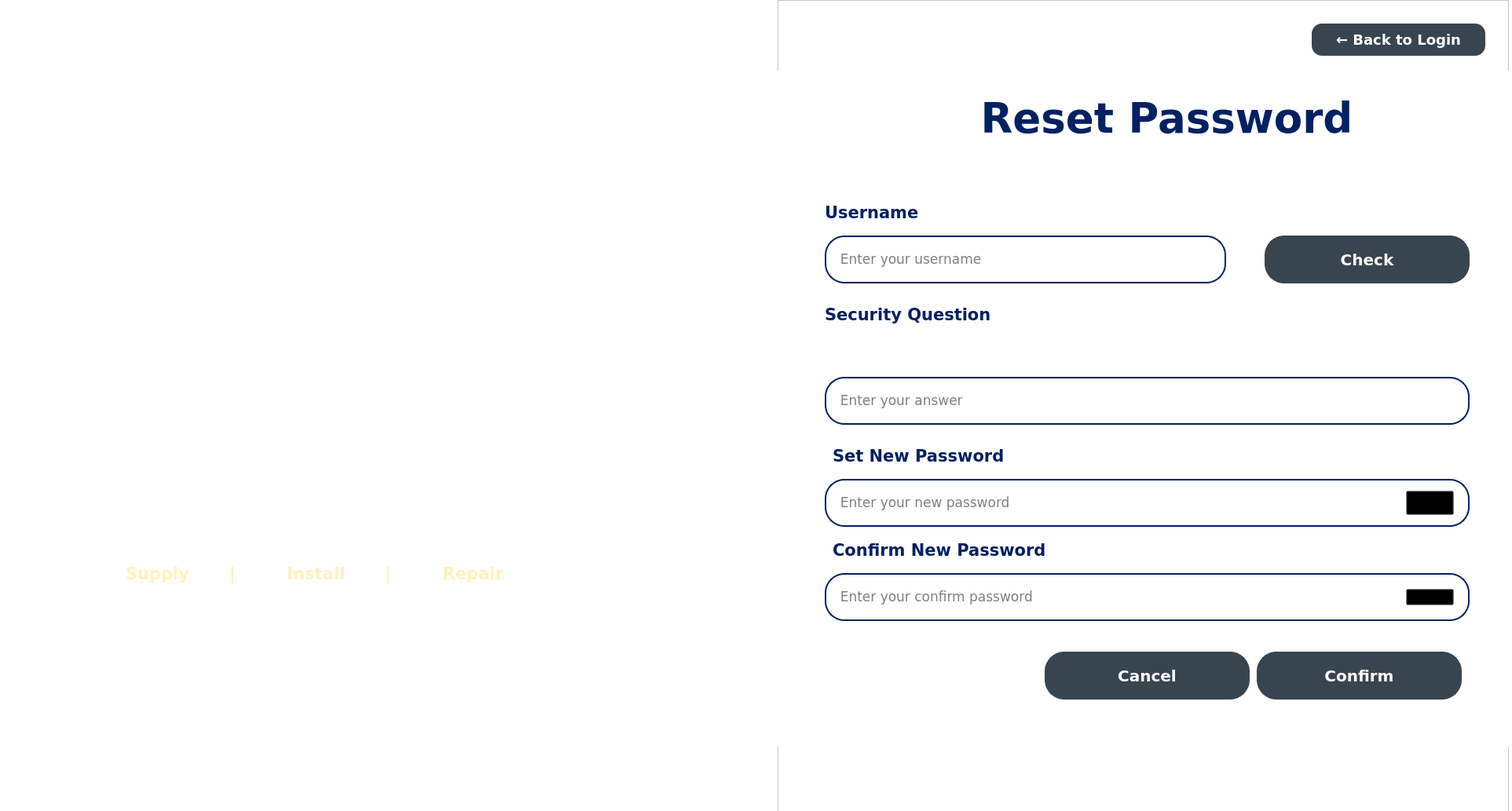
<?xml version="1.0" encoding="UTF-8"?>
<ui version="4.0">
 <class>ForgotPass</class>
 <widget class="QWidget" name="ForgotPass">
  <property name="geometry">
   <rect>
    <x>0</x>
    <y>0</y>
    <width>1925</width>
    <height>1033</height>
   </rect>
  </property>
  <property name="windowTitle">
   <string>Form</string>
  </property>
  <property name="styleSheet">
   <string notr="true">background-color:white;</string>
  </property>
  <widget class="QFrame" name="frame">
   <property name="geometry">
    <rect>
     <x>990</x>
     <y>0</y>
     <width>931</width>
     <height>1041</height>
    </rect>
   </property>
   <property name="frameShape">
    <enum>QFrame::StyledPanel</enum>
   </property>
   <property name="frameShadow">
    <enum>QFrame::Raised</enum>
   </property>
   <widget class="QStackedWidget" name="stackedWidget_forgotPass">
    <property name="geometry">
     <rect>
      <x>0</x>
      <y>90</y>
      <width>931</width>
      <height>861</height>
     </rect>
    </property>
    <property name="styleSheet">
     <string notr="true">background-color:white;</string>
    </property>
    <property name="currentIndex">
     <number>2</number>
    </property>
    <widget class="QWidget" name="enter_contact"/>
    <widget class="QWidget" name="enter_verification"/>
    <widget class="QWidget" name="page">
     <widget class="QFrame" name="frame_4">
      <property name="geometry">
       <rect>
        <x>20</x>
        <y>30</y>
        <width>901</width>
        <height>811</height>
       </rect>
      </property>
      <property name="styleSheet">
       <string notr="true">background: transparent;</string>
      </property>
      <property name="frameShape">
       <enum>QFrame::StyledPanel</enum>
      </property>
      <property name="frameShadow">
       <enum>QFrame::Raised</enum>
      </property>
      <widget class="QLabel" name="label_9">
       <property name="geometry">
        <rect>
         <x>140</x>
         <y>-10</y>
         <width>671</width>
         <height>81</height>
        </rect>
       </property>
       <property name="font">
        <font>
         <family>Verdana</family>
         <pointsize>40</pointsize>
         <weight>87</weight>
         <bold>true</bold>
        </font>
       </property>
       <property name="styleSheet">
        <string notr="true">color: #022162;
font-weight: 700;
font-family: &quot;Verdana&quot;, sans-serif; 
background: transparent;</string>
       </property>
       <property name="text">
        <string>Reset Password</string>
       </property>
       <property name="alignment">
        <set>Qt::AlignCenter</set>
       </property>
      </widget>
      <widget class="QLabel" name="setNewPass_2">
       <property name="geometry">
        <rect>
         <x>50</x>
         <y>430</y>
         <width>761</width>
         <height>61</height>
        </rect>
       </property>
       <property name="font">
        <font>
         <family>Verdana</family>
         <pointsize>16</pointsize>
         <weight>87</weight>
         <bold>true</bold>
        </font>
       </property>
       <property name="styleSheet">
        <string notr="true">color: #022162;
font-weight: 700;
font-family: &quot;Verdana&quot;, sans-serif; 
background: transparent;</string>
       </property>
       <property name="text">
        <string>Set New Password</string>
       </property>
      </widget>
      <widget class="QLineEdit" name="setNewPass">
       <property name="geometry">
        <rect>
         <x>40</x>
         <y>490</y>
         <width>821</width>
         <height>61</height>
        </rect>
       </property>
       <property name="font">
        <font>
         <family>Verdana</family>
         <pointsize>13</pointsize>
        </font>
       </property>
       <property name="styleSheet">
        <string notr="true">border: 2px solid #022162; 
border-radius: 25px; 
padding: 5px;
font-family: &quot;Verdana&quot;, sans-serif; </string>
       </property>
       <property name="placeholderText">
        <string>  Enter your new password</string>
       </property>
      </widget>
      <widget class="QPushButton" name="pushButton_confirmPass_reset">
       <property name="geometry">
        <rect>
         <x>590</x>
         <y>710</y>
         <width>261</width>
         <height>61</height>
        </rect>
       </property>
       <property name="font">
        <font>
         <family>Verdana</family>
         <pointsize>15</pointsize>
         <weight>87</weight>
         <bold>true</bold>
        </font>
       </property>
       <property name="styleSheet">
        <string notr="true">border: 2px solid #374550; 
border-radius: 25px; 
padding: 5px; 
font-weight: 700;
font-family: &quot;Verdana&quot;, sans-serif; 
background-color: #374550; 
color: white;</string>
       </property>
       <property name="text">
        <string>Confirm</string>
       </property>
      </widget>
      <widget class="QLabel" name="confirmPass">
       <property name="geometry">
        <rect>
         <x>50</x>
         <y>550</y>
         <width>761</width>
         <height>61</height>
        </rect>
       </property>
       <property name="font">
        <font>
         <family>Verdana</family>
         <pointsize>16</pointsize>
         <weight>87</weight>
         <bold>true</bold>
        </font>
       </property>
       <property name="styleSheet">
        <string notr="true">color: #022162;
font-weight: 700;
font-family: &quot;Verdana&quot;, sans-serif; 
background: transparent;</string>
       </property>
       <property name="text">
        <string>Confirm New Password</string>
       </property>
      </widget>
      <widget class="QLineEdit" name="confirmNewPass">
       <property name="geometry">
        <rect>
         <x>40</x>
         <y>610</y>
         <width>821</width>
         <height>61</height>
        </rect>
       </property>
       <property name="font">
        <font>
         <family>Verdana</family>
         <pointsize>13</pointsize>
        </font>
       </property>
       <property name="styleSheet">
        <string notr="true">border: 2px solid #022162; 
border-radius: 25px; 
padding: 5px;
font-family: &quot;Verdana&quot;, sans-serif; </string>
       </property>
       <property name="placeholderText">
        <string>  Enter your confirm password</string>
       </property>
      </widget>
      <widget class="QLineEdit" name="securityAnswerField">
       <property name="geometry">
        <rect>
         <x>40</x>
         <y>360</y>
         <width>821</width>
         <height>61</height>
        </rect>
       </property>
       <property name="font">
        <font>
         <family>Verdana</family>
         <pointsize>13</pointsize>
        </font>
       </property>
       <property name="styleSheet">
        <string notr="true">border: 2px solid #022162; 
border-radius: 25px; 
padding: 5px;
font-family: &quot;Verdana&quot;, sans-serif; </string>
       </property>
       <property name="placeholderText">
        <string>  Enter your answer</string>
       </property>
      </widget>
      <widget class="QLabel" name="label_secQuestionText">
       <property name="geometry">
        <rect>
         <x>40</x>
         <y>250</y>
         <width>761</width>
         <height>61</height>
        </rect>
       </property>
       <property name="font">
        <font>
         <family>Verdana</family>
         <pointsize>16</pointsize>
         <weight>87</weight>
         <bold>true</bold>
        </font>
       </property>
       <property name="styleSheet">
        <string notr="true">color: #022162;
font-weight: 700;
font-family: &quot;Verdana&quot;, sans-serif; 
background: transparent;</string>
       </property>
       <property name="text">
        <string>Security Question</string>
       </property>
      </widget>
      <widget class="QLineEdit" name="checkUser">
       <property name="geometry">
        <rect>
         <x>40</x>
         <y>180</y>
         <width>511</width>
         <height>61</height>
        </rect>
       </property>
       <property name="font">
        <font>
         <family>Verdana</family>
         <pointsize>13</pointsize>
        </font>
       </property>
       <property name="styleSheet">
        <string notr="true">border: 2px solid #022162; 
border-radius: 25px; 
padding: 5px;
font-family: &quot;Verdana&quot;, sans-serif; </string>
       </property>
       <property name="placeholderText">
        <string>  Enter your username</string>
       </property>
      </widget>
      <widget class="QLabel" name="checkUser_2">
       <property name="geometry">
        <rect>
         <x>40</x>
         <y>120</y>
         <width>761</width>
         <height>61</height>
        </rect>
       </property>
       <property name="font">
        <font>
         <family>Verdana</family>
         <pointsize>16</pointsize>
         <weight>87</weight>
         <bold>true</bold>
        </font>
       </property>
       <property name="styleSheet">
        <string notr="true">color: #022162;
font-weight: 700;
font-family: &quot;Verdana&quot;, sans-serif; 
background: transparent;</string>
       </property>
       <property name="text">
        <string>Username</string>
       </property>
      </widget>
      <widget class="QPushButton" name="pushButton_checkUsername">
       <property name="geometry">
        <rect>
         <x>600</x>
         <y>180</y>
         <width>261</width>
         <height>61</height>
        </rect>
       </property>
       <property name="font">
        <font>
         <family>Verdana</family>
         <pointsize>15</pointsize>
         <weight>87</weight>
         <bold>true</bold>
        </font>
       </property>
       <property name="styleSheet">
        <string notr="true">border: 2px solid #374550; 
border-radius: 25px; 
padding: 5px; 
font-weight: 700;
font-family: &quot;Verdana&quot;, sans-serif; 
background-color: #374550; 
color: white;</string>
       </property>
       <property name="text">
        <string>Check</string>
       </property>
      </widget>
      <widget class="QPushButton" name="pushButton_cancelPass">
       <property name="geometry">
        <rect>
         <x>320</x>
         <y>710</y>
         <width>261</width>
         <height>61</height>
        </rect>
       </property>
       <property name="font">
        <font>
         <family>Verdana</family>
         <pointsize>15</pointsize>
         <weight>87</weight>
         <bold>true</bold>
        </font>
       </property>
       <property name="styleSheet">
        <string notr="true">border: 2px solid #374550; 
border-radius: 25px; 
padding: 5px; 
font-weight: 700;
font-family: &quot;Verdana&quot;, sans-serif; 
background-color: #374550; 
color: white;</string>
       </property>
       <property name="text">
        <string>Cancel</string>
       </property>
      </widget>
      <widget class="QPushButton" name="toggleNewPass">
       <property name="geometry">
        <rect>
         <x>780</x>
         <y>505</y>
         <width>61</width>
         <height>31</height>
        </rect>
       </property>
       <property name="styleSheet">
        <string notr="true">QPushButton#togglePasswordButton {
    border: none;          /* Removes the border */
    background-color: transparent; /* Transparent background */
    padding: 2px;          /* Optional: Adds a bit of spacing */
}

</string>
       </property>
       <property name="text">
        <string/>
       </property>
       <property name="icon">
        <iconset>
         <normaloff>../../../../../../Downloads/EYE.png</normaloff>../../../../../../Downloads/EYE.png</iconset>
       </property>
       <property name="iconSize">
        <size>
         <width>45</width>
         <height>45</height>
        </size>
       </property>
      </widget>
      <widget class="QPushButton" name="toggleConfirmPass">
       <property name="geometry">
        <rect>
         <x>780</x>
         <y>630</y>
         <width>61</width>
         <height>21</height>
        </rect>
       </property>
       <property name="styleSheet">
        <string notr="true">QPushButton#togglePasswordButton {
    border: none;          /* Removes the border */
    background-color: transparent; /* Transparent background */
    padding: 2px;          /* Optional: Adds a bit of spacing */
}

</string>
       </property>
       <property name="text">
        <string/>
       </property>
       <property name="icon">
        <iconset>
         <normaloff>../../../../../../Downloads/EYE.png</normaloff>../../../../../../Downloads/EYE.png</iconset>
       </property>
       <property name="iconSize">
        <size>
         <width>45</width>
         <height>45</height>
        </size>
       </property>
      </widget>
      <widget class="QLabel" name="label_secQuestion">
       <property name="geometry">
        <rect>
         <x>40</x>
         <y>300</y>
         <width>761</width>
         <height>61</height>
        </rect>
       </property>
       <property name="font">
        <font>
         <family>Verdana</family>
         <pointsize>16</pointsize>
         <weight>87</weight>
         <bold>true</bold>
        </font>
       </property>
       <property name="styleSheet">
        <string notr="true">color: #022162;
font-weight: 700;
font-family: &quot;Verdana&quot;, sans-serif; 
background: transparent;</string>
       </property>
       <property name="text">
        <string/>
       </property>
      </widget>
     </widget>
    </widget>
   </widget>
   <widget class="QPushButton" name="pushButton_xtolanding_forgotpass_2">
    <property name="geometry">
     <rect>
      <x>680</x>
      <y>30</y>
      <width>221</width>
      <height>41</height>
     </rect>
    </property>
    <property name="font">
     <font>
      <family>Verdana</family>
      <pointsize>-1</pointsize>
      <weight>87</weight>
      <bold>true</bold>
     </font>
    </property>
    <property name="styleSheet">
     <string notr="true">border-radius: 13px; 
padding: 1px; 
font-weight: 700;
font-family: &quot;Verdana&quot;, sans-serif; 
font-size: 18px;
background-color: #374550; 
color: white;</string>
    </property>
    <property name="text">
     <string>← Back to Login</string>
    </property>
   </widget>
  </widget>
  <widget class="QLabel" name="label">
   <property name="geometry">
    <rect>
     <x>270</x>
     <y>130</y>
     <width>451</width>
     <height>331</height>
    </rect>
   </property>
   <property name="styleSheet">
    <string notr="true">background-color: transparent;</string>
   </property>
   <property name="text">
    <string/>
   </property>
   <property name="pixmap">
    <pixmap>../../../../New folder/resources/images/J&amp;J logo.png</pixmap>
   </property>
   <property name="scaledContents">
    <bool>true</bool>
   </property>
  </widget>
  <widget class="QFrame" name="jframe">
   <property name="geometry">
    <rect>
     <x>-10</x>
     <y>460</y>
     <width>951</width>
     <height>431</height>
    </rect>
   </property>
   <property name="styleSheet">
    <string notr="true">background: transparent;</string>
   </property>
   <property name="frameShape">
    <enum>QFrame::StyledPanel</enum>
   </property>
   <property name="frameShadow">
    <enum>QFrame::Raised</enum>
   </property>
   <widget class="QLabel" name="label_18">
    <property name="geometry">
     <rect>
      <x>120</x>
      <y>20</y>
      <width>771</width>
      <height>111</height>
     </rect>
    </property>
    <property name="font">
     <font>
      <family>Verdana</family>
      <pointsize>24</pointsize>
      <weight>87</weight>
      <bold>true</bold>
     </font>
    </property>
    <property name="styleSheet">
     <string notr="true">color: #ffffff;
font-weight: 700;
font-family: &quot;Verdana&quot;, sans-serif; 
background: transparent;
</string>
    </property>
    <property name="text">
     <string>J &amp; J Roofsteel and Gutter Supply</string>
    </property>
   </widget>
   <widget class="QLabel" name="label_6">
    <property name="geometry">
     <rect>
      <x>340</x>
      <y>110</y>
      <width>291</width>
      <height>61</height>
     </rect>
    </property>
    <property name="font">
     <font>
      <family>Verdana</family>
      <pointsize>18</pointsize>
      <weight>87</weight>
      <bold>true</bold>
     </font>
    </property>
    <property name="styleSheet">
     <string notr="true">color: #ffffff;
font-weight: 700;
font-family: &quot;Verdana&quot;, sans-serif; 
background: transparent;
</string>
    </property>
    <property name="text">
     <string>Moalboal Branch</string>
    </property>
   </widget>
   <widget class="QLabel" name="label_11">
    <property name="geometry">
     <rect>
      <x>170</x>
      <y>250</y>
      <width>631</width>
      <height>41</height>
     </rect>
    </property>
    <property name="font">
     <font>
      <family>Verdana</family>
      <pointsize>16</pointsize>
      <weight>87</weight>
      <bold>true</bold>
     </font>
    </property>
    <property name="styleSheet">
     <string notr="true">color: #fff2bd; 
font-weight: 700;
font-family: &quot;Verdana&quot;, sans-serif; 
background: transparent; 
</string>
    </property>
    <property name="text">
     <string>Supply       |         Install       |         Repair    </string>
    </property>
   </widget>
  </widget>
  <widget class="QLabel" name="PIC">
   <property name="geometry">
    <rect>
     <x>0</x>
     <y>0</y>
     <width>1921</width>
     <height>1031</height>
    </rect>
   </property>
   <property name="minimumSize">
    <size>
     <width>100</width>
     <height>40</height>
    </size>
   </property>
   <property name="maximumSize">
    <size>
     <width>16777215</width>
     <height>16777215</height>
    </size>
   </property>
   <property name="text">
    <string/>
   </property>
   <property name="pixmap">
    <pixmap>../../../../New folder/resources/images/login_pic.png</pixmap>
   </property>
   <property name="scaledContents">
    <bool>true</bool>
   </property>
  </widget>
  <zorder>PIC</zorder>
  <zorder>frame</zorder>
  <zorder>label</zorder>
  <zorder>jframe</zorder>
 </widget>
 <resources/>
 <connections/>
</ui>
